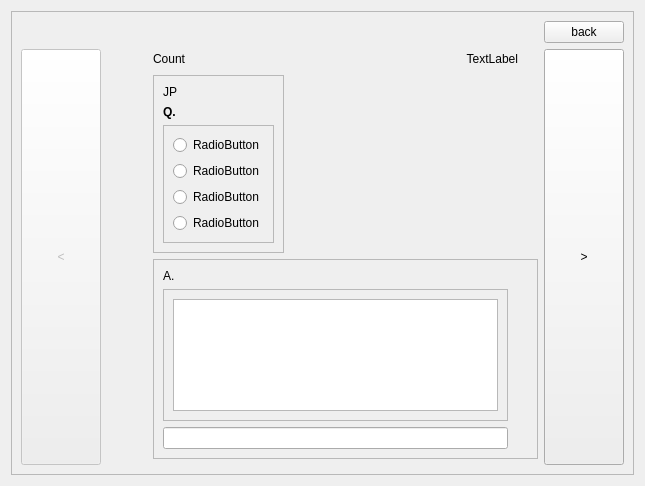
<?xml version="1.0" encoding="UTF-8"?>
<ui version="4.0">
 <class>Form</class>
 <widget class="QWidget" name="Form">
  <property name="geometry">
   <rect>
    <x>0</x>
    <y>0</y>
    <width>645</width>
    <height>461</height>
   </rect>
  </property>
  <property name="windowTitle">
   <string>Form</string>
  </property>
  <layout class="QVBoxLayout" name="verticalLayout_3">
   <item>
    <widget class="QFrame" name="frame_3">
     <property name="frameShape">
      <enum>QFrame::StyledPanel</enum>
     </property>
     <property name="frameShadow">
      <enum>QFrame::Raised</enum>
     </property>
     <layout class="QGridLayout" name="gridLayout_2">
      <item row="2" column="1">
       <spacer name="horizontalSpacer">
        <property name="orientation">
         <enum>Qt::Horizontal</enum>
        </property>
        <property name="sizeType">
         <enum>QSizePolicy::Fixed</enum>
        </property>
        <property name="sizeHint" stdset="0">
         <size>
          <width>40</width>
          <height>20</height>
         </size>
        </property>
       </spacer>
      </item>
      <item row="4" column="2" colspan="2">
       <widget class="QFrame" name="frame_4">
        <property name="sizePolicy">
         <sizepolicy hsizetype="Expanding" vsizetype="Fixed">
          <horstretch>0</horstretch>
          <verstretch>0</verstretch>
         </sizepolicy>
        </property>
        <property name="maximumSize">
         <size>
          <width>16777215</width>
          <height>200</height>
         </size>
        </property>
        <property name="frameShape">
         <enum>QFrame::StyledPanel</enum>
        </property>
        <property name="frameShadow">
         <enum>QFrame::Raised</enum>
        </property>
        <layout class="QGridLayout" name="gridLayout_3">
         <item row="3" column="0">
          <widget class="QLineEdit" name="lineEditAnswer">
           <property name="text">
            <string/>
           </property>
          </widget>
         </item>
         <item row="0" column="0">
          <widget class="QLabel" name="labelResult">
           <property name="text">
            <string>A.</string>
           </property>
          </widget>
         </item>
         <item row="2" column="0">
          <spacer name="verticalSpacer_2">
           <property name="orientation">
            <enum>Qt::Vertical</enum>
           </property>
           <property name="sizeHint" stdset="0">
            <size>
             <width>20</width>
             <height>40</height>
            </size>
           </property>
          </spacer>
         </item>
         <item row="1" column="0">
          <widget class="QFrame" name="frame_5">
           <property name="frameShape">
            <enum>QFrame::StyledPanel</enum>
           </property>
           <property name="frameShadow">
            <enum>QFrame::Raised</enum>
           </property>
           <layout class="QHBoxLayout" name="horizontalLayout">
            <item>
             <widget class="QTextEdit" name="textEditExplanation"/>
            </item>
           </layout>
          </widget>
         </item>
         <item row="0" column="1" rowspan="2">
          <spacer name="verticalSpacer">
           <property name="orientation">
            <enum>Qt::Vertical</enum>
           </property>
           <property name="sizeType">
            <enum>QSizePolicy::Fixed</enum>
           </property>
           <property name="sizeHint" stdset="0">
            <size>
             <width>20</width>
             <height>400</height>
            </size>
           </property>
          </spacer>
         </item>
        </layout>
       </widget>
      </item>
      <item row="2" column="3" rowspan="2">
       <spacer name="horizontalSpacer_2">
        <property name="orientation">
         <enum>Qt::Horizontal</enum>
        </property>
        <property name="sizeHint" stdset="0">
         <size>
          <width>40</width>
          <height>20</height>
         </size>
        </property>
       </spacer>
      </item>
      <item row="1" column="2" colspan="2">
       <layout class="QHBoxLayout" name="horizontalLayout_2">
        <item>
         <widget class="QLabel" name="labelCount">
          <property name="text">
           <string>Count</string>
          </property>
         </widget>
        </item>
        <item>
         <widget class="QLabel" name="labelCurrentNumber">
          <property name="text">
           <string>TextLabel</string>
          </property>
          <property name="alignment">
           <set>Qt::AlignRight|Qt::AlignTrailing|Qt::AlignVCenter</set>
          </property>
         </widget>
        </item>
        <item>
         <spacer name="horizontalSpacer_3">
          <property name="orientation">
           <enum>Qt::Horizontal</enum>
          </property>
          <property name="sizeType">
           <enum>QSizePolicy::Fixed</enum>
          </property>
          <property name="sizeHint" stdset="0">
           <size>
            <width>20</width>
            <height>20</height>
           </size>
          </property>
         </spacer>
        </item>
       </layout>
      </item>
      <item row="2" column="2" rowspan="2">
       <widget class="QFrame" name="frame">
        <property name="frameShape">
         <enum>QFrame::StyledPanel</enum>
        </property>
        <property name="frameShadow">
         <enum>QFrame::Raised</enum>
        </property>
        <layout class="QVBoxLayout" name="verticalLayout">
         <item>
          <widget class="QLabel" name="labelJapanese">
           <property name="text">
            <string>JP</string>
           </property>
          </widget>
         </item>
         <item>
          <widget class="QLabel" name="labelQuestion">
           <property name="font">
            <font>
             <weight>75</weight>
             <bold>true</bold>
            </font>
           </property>
           <property name="text">
            <string>Q.</string>
           </property>
          </widget>
         </item>
         <item>
          <widget class="QFrame" name="frame_2">
           <property name="frameShape">
            <enum>QFrame::StyledPanel</enum>
           </property>
           <property name="frameShadow">
            <enum>QFrame::Raised</enum>
           </property>
           <layout class="QVBoxLayout" name="verticalLayout_2">
            <item>
             <widget class="QRadioButton" name="radioButton_0">
              <property name="text">
               <string>RadioButton</string>
              </property>
             </widget>
            </item>
            <item>
             <widget class="QRadioButton" name="radioButton_1">
              <property name="text">
               <string>RadioButton</string>
              </property>
             </widget>
            </item>
            <item>
             <widget class="QRadioButton" name="radioButton_2">
              <property name="text">
               <string>RadioButton</string>
              </property>
             </widget>
            </item>
            <item>
             <widget class="QRadioButton" name="radioButton_3">
              <property name="text">
               <string>RadioButton</string>
              </property>
             </widget>
            </item>
           </layout>
          </widget>
         </item>
        </layout>
       </widget>
      </item>
      <item row="1" column="4" rowspan="5">
       <widget class="QPushButton" name="pushButtonNext">
        <property name="sizePolicy">
         <sizepolicy hsizetype="Minimum" vsizetype="Expanding">
          <horstretch>0</horstretch>
          <verstretch>0</verstretch>
         </sizepolicy>
        </property>
        <property name="text">
         <string>&gt;</string>
        </property>
       </widget>
      </item>
      <item row="1" column="0" rowspan="5">
       <widget class="QPushButton" name="pushButtonPrev">
        <property name="enabled">
         <bool>false</bool>
        </property>
        <property name="sizePolicy">
         <sizepolicy hsizetype="Minimum" vsizetype="Expanding">
          <horstretch>0</horstretch>
          <verstretch>0</verstretch>
         </sizepolicy>
        </property>
        <property name="text">
         <string>&lt;</string>
        </property>
       </widget>
      </item>
      <item row="0" column="0" colspan="5">
       <layout class="QHBoxLayout" name="horizontalLayout_3">
        <item>
         <spacer name="horizontalSpacer_4">
          <property name="orientation">
           <enum>Qt::Horizontal</enum>
          </property>
          <property name="sizeHint" stdset="0">
           <size>
            <width>40</width>
            <height>20</height>
           </size>
          </property>
         </spacer>
        </item>
        <item>
         <widget class="QPushButton" name="pushButtonBack">
          <property name="text">
           <string>back</string>
          </property>
         </widget>
        </item>
       </layout>
      </item>
     </layout>
    </widget>
   </item>
  </layout>
 </widget>
 <resources/>
 <connections/>
</ui>
